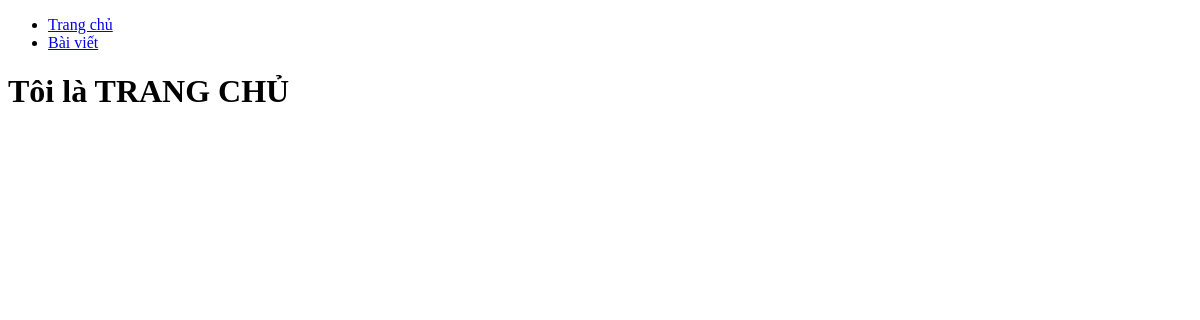
Before: /btth02v2/index.php with the older database file.
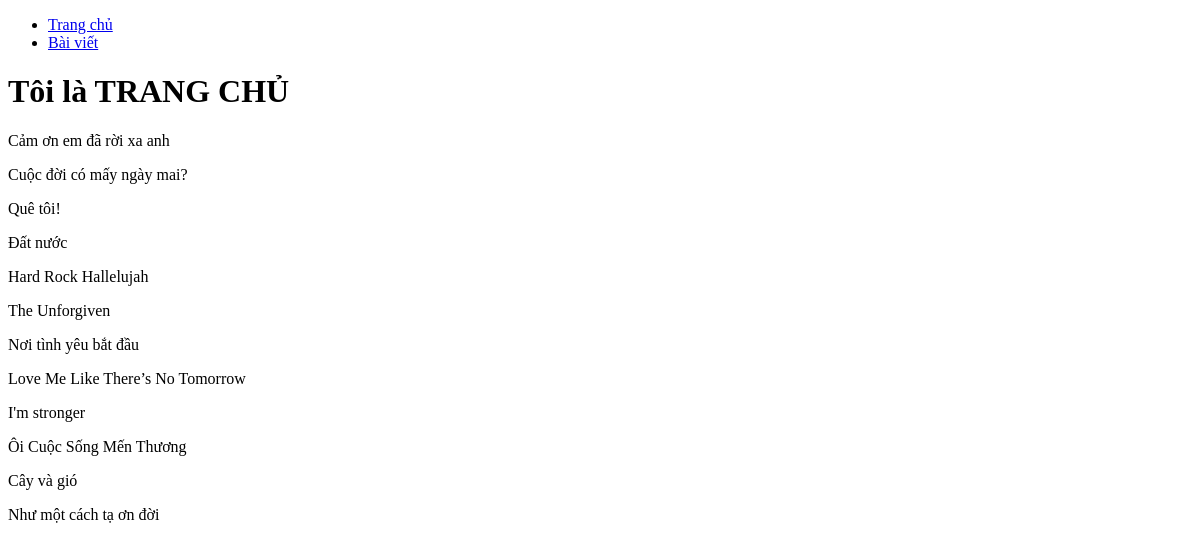
After: the same page with the newer database file.
### tables this page shows
CREATE TABLE `article` (
  `id` int(10) UNSIGNED NOT NULL,
  `title` varchar(200) NOT NULL,
  `song_name` varchar(100) NOT NULL,
  `category_id` int(10) UNSIGNED NOT NULL,
  `summary` text NOT NULL,
  `content` text DEFAULT NULL,
  `author_id` int(10) UNSIGNED NOT NULL,
  `date` datetime NOT NULL DEFAULT current_timestamp(),
  `image` varchar(200) DEFAULT NULL
);

### btth02v2/controllers/HomeController.php (called while the page is built)
<?php
include("services/ArticleService.php");
class HomeController{
    public function index(){
        $articelService = new ArticleService();
        $articles = $articelService->getAllArticles();
        include("views/home/index.php");
    }
}

### btth02v2/index.php (called while the page is built, shortened)
<?php
$action     = isset($_GET['action'])?       $_GET['action']:'index';
$myObj = new $controller();
$myObj->$action();

### btth02v2/services/ArticleService.php (called while the page is built, shortened)
<?php
include("models/Article.php");
class ArticleService{
    public function getAllArticles(){
       $dbConn = new DBConnection();
       $conn = $dbConn->getConnection();
        $sql = "SELECT * FROM article INNER JOIN category ON article.category_id=category.id";
        $stmt = $conn->query($sql);
        $articles = [];
        while($row = $stmt->fetch()){
            $article = new Article($row['title'], $row['summary'], $row['name']);
            array_push($articles,$article);
        }
        return $articles;
    }
}

### btth02v2/models/Article.php (called while the page is built, shortened)
<?php
class Article{
    private $title;
    public function __construct($title, $summary,$cat_name){
        $this->title = $title;
    }
    public function getTitle(){
        return $this->title;
    }
}

### btth02v2/views/home/index.php (the view, shortened to what this page needs)
<!DOCTYPE html>
<html lang="en">
<head>
</head>
<body>
    <ul>
        <li><a href="./index.php">Trang chủ</a></li>
        <li><a href="./index.php?controller=article&action=list">Bài viết</a></li>
    </ul>
    <h1>Tôi là TRANG CHỦ</h1>
    <?php
        foreach($articles as $article){
            echo "<p>{$article->getTitle()}</p>";
        }
    ?>
</body>
</html>

Changed rows visible on the page:
added article: title "Cảm ơn em đã rời xa anh"
added article: title "Cuộc đời có mấy ngày mai?"
added article: title "Quê tôi!"
added article: title "Đất nước"
added article: title "Hard Rock Hallelujah"
added article: title "The Unforgiven"
added article: title "Nơi tình yêu bắt đầu"
added article: title "Love Me Like There’s No Tomorrow"
added article: title "I'm stronger"
added article: title "Ôi Cuộc Sống Mến Thương"
added article: title "Cây và gió"
added article: title "Như một cách tạ ơn đời"
